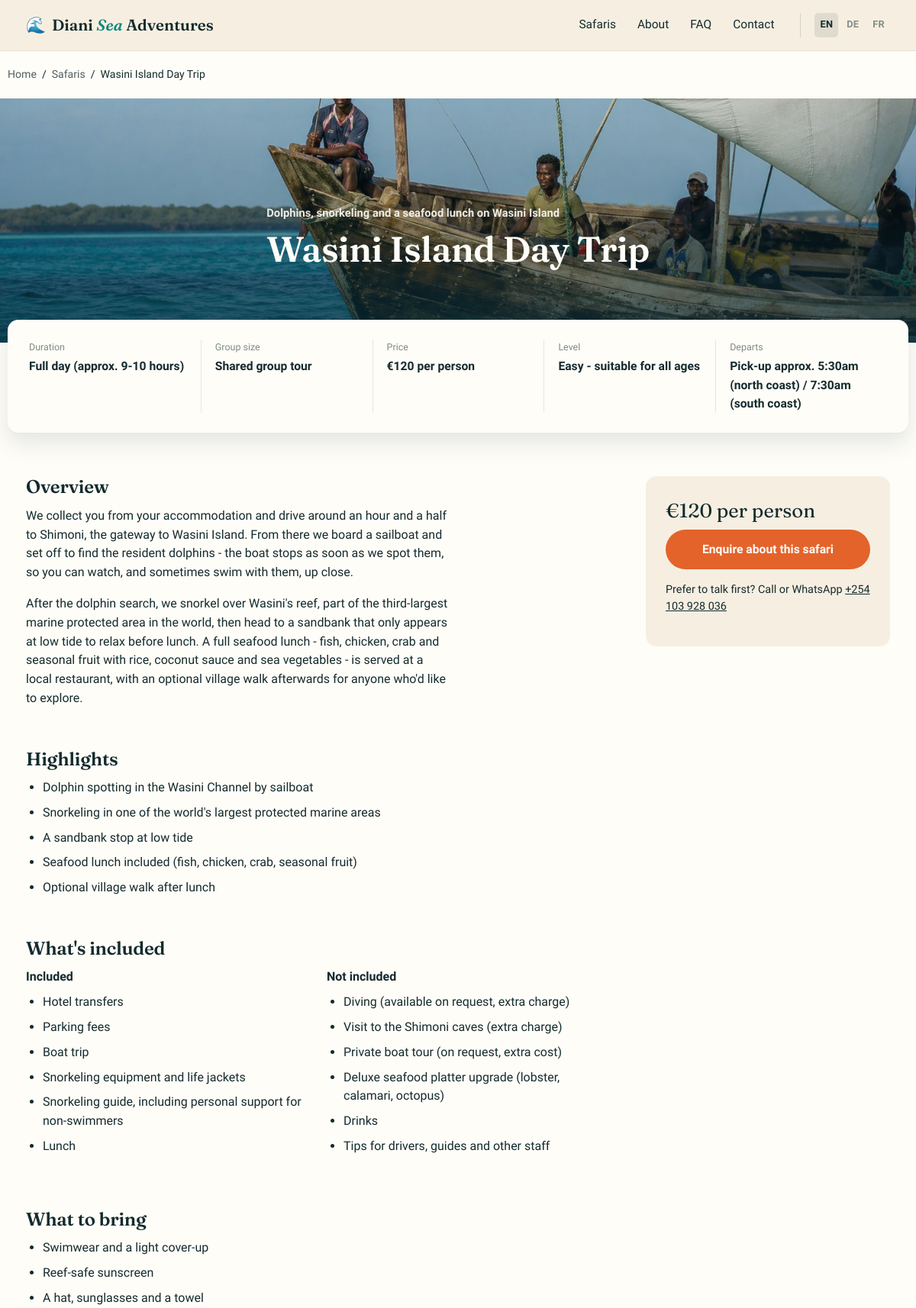
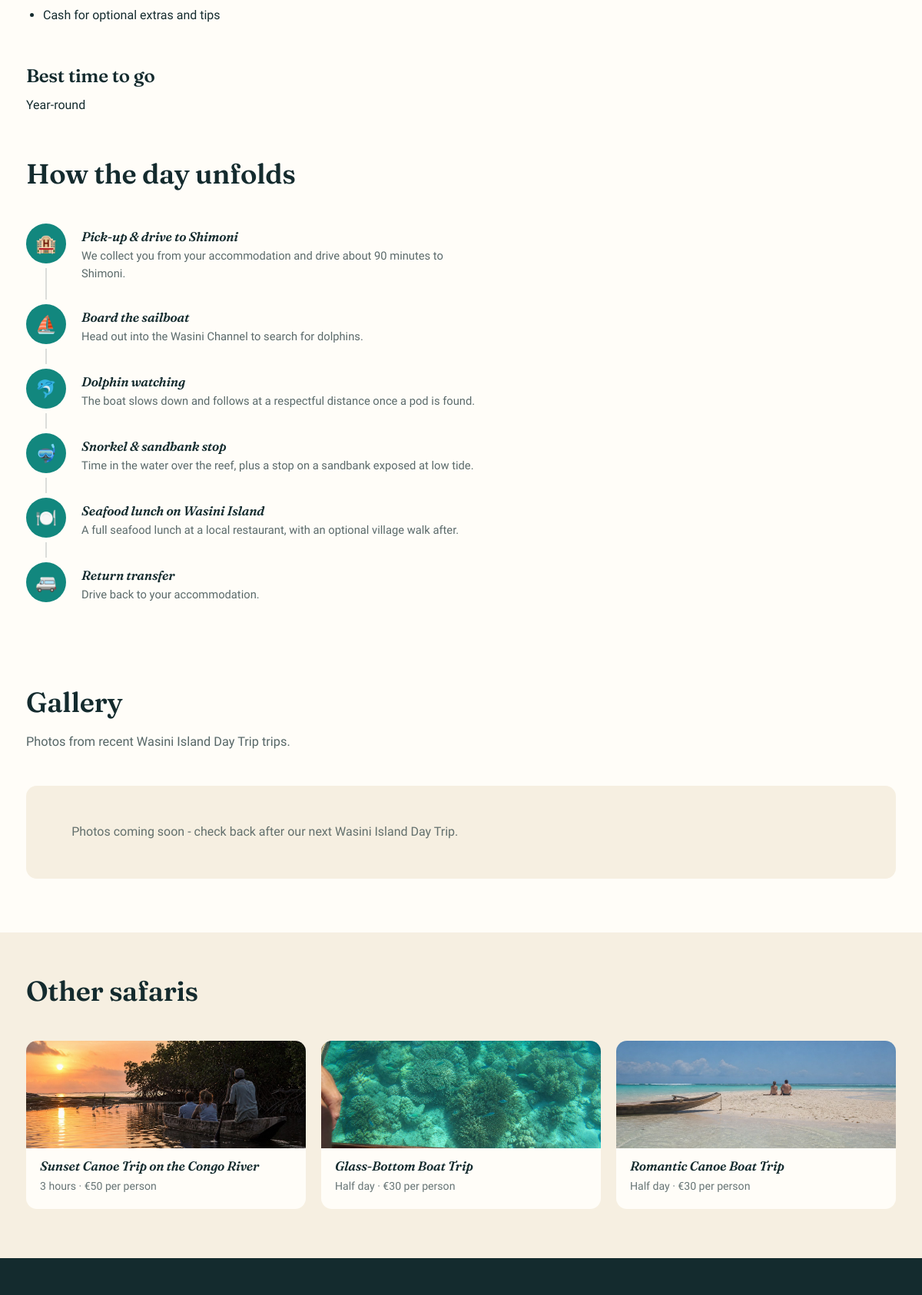
The page /safari/wasini-island-safari (upper part) on the database its author committed (2 pictures, top to bottom).
### tables this page shows
CREATE TABLE safaris (
    id INTEGER PRIMARY KEY AUTOINCREMENT,
    slug TEXT UNIQUE NOT NULL,
    accent TEXT DEFAULT 'lagoon',
    emoji TEXT DEFAULT '',
    name TEXT NOT NULL,
    tagline TEXT DEFAULT '{}',
    teaser TEXT DEFAULT '{}',
    duration TEXT DEFAULT '{}',
    group_size TEXT DEFAULT '{}',
    price TEXT DEFAULT '{}',
    difficulty TEXT DEFAULT '{}',
    departs TEXT DEFAULT '{}',
    best_time TEXT DEFAULT '{}',
    overview TEXT DEFAULT '{}',
    highlights TEXT DEFAULT '{}',
    included TEXT DEFAULT '{}',
    excluded TEXT DEFAULT '{}',
    bring TEXT DEFAULT '{}',
    itinerary TEXT DEFAULT '{}',
    display_order INTEGER DEFAULT 0
);

### app.py (the view)
@app.route("/safari/<slug>")
def safari_detail(slug):
    locale = g.locale
    safari = db.get_safari_by_slug(slug, locale)
    if safari is None:
        abort(404)
    safari["cover_url"] = safari_cover_url(safari["slug"])
    others = db.get_other_safaris(slug, locale, limit=3)
    for o in others:
        o["cover_url"] = safari_cover_url(o["slug"])
    return render_template(
        "safari_detail.html", safari=safari, gallery=safari["images"], others=others
    )

### app.py (called while the page is built)
def get_locale():
    query_lang = request.args.get("lang")
    if query_lang in SUPPORTED_LOCALES:
        session["locale"] = query_lang
        return query_lang
    if session.get("locale") in SUPPORTED_LOCALES:
        return session["locale"]
    best = request.accept_languages.best_match(SUPPORTED_LOCALES)
    locale = best or DEFAULT_LOCALE
    session["locale"] = locale
    return locale

@app.before_request
def load_locale():
    g.locale = get_locale()

def safari_cover_url(slug):
    path = os.path.join(COVERS_DIR, f"{slug}.jpg")
    if os.path.exists(path):
        return url_for("static", filename=f"covers/{slug}.jpg")
    return None

def localized_contact_info(locale):
    info = dict(CONTACT_INFO)
    info["hours"] = [
        (resolve_locale(h["day"], locale), h["time"]) for h in CONTACT_INFO["hours"]
    ]
    return info

def build_switch_urls():
    urls = {}
    for code in SUPPORTED_LOCALES:
        args = request.args.to_dict(flat=True)
        args["lang"] = code
        urls[code] = request.path + "?" + urlencode(args)
    return urls

@app.context_processor
def inject_globals():
    is_admin_area = request.path.startswith("/admin")
    locale = DEFAULT_LOCALE if is_admin_area else g.locale
    safaris = db.get_all_safaris(locale)
    for s in safaris:
        s["cover_url"] = safari_cover_url(s["slug"])
    return {
        "safaris": safaris,
        "contact": localized_contact_info(locale),
        "current_year": datetime.now().year,
        "tr": lambda key, **kw: translate(key, locale, **kw),
        "locale": locale,
        "SUPPORTED_LOCALES": SUPPORTED_LOCALES,
        "LOCALE_NAMES": LOCALE_NAMES,
        "switch_urls": build_switch_urls(),
    }

### db.py (called while the page is built)
def get_db():
    if "db" not in g:
        g.db = sqlite3.connect(current_app.config["DATABASE_PATH"])
        g.db.row_factory = sqlite3.Row
        g.db.execute("PRAGMA foreign_keys = ON")
    return g.db

def _safari_row_to_dict(row, locale=DEFAULT_LOCALE):
    d = dict(row)
    for field in ALL_TRANSLATABLE_FIELDS:
        raw = json.loads(d[field]) if d[field] else {}
        default = [] if field in TRANSLATABLE_LIST_FIELDS else ""
        d[field] = resolve_locale(raw, locale) if raw else default
    d["images"] = get_gallery_images(d["id"])
    return d

def get_all_safaris(locale=DEFAULT_LOCALE):
    rows = get_db().execute(
        "SELECT * FROM safaris ORDER BY display_order"
    ).fetchall()
    return [_safari_row_to_dict(r, locale) for r in rows]

### templates/safari_detail.html (shortened to what this page needs)
{% extends "base.html" %}
{% block content %}
<div class="accent-{{ safari.accent }}">
  <div class="container breadcrumb">
    <a href="{{ url_for('index') }}">{{ tr('detail_breadcrumb_home') }}</a> &nbsp;/&nbsp;
    <a href="{{ url_for('index') }}#safaris">{{ tr('detail_breadcrumb_safaris') }}</a> &nbsp;/&nbsp;
    {{ safari.name }}
  </div>
  <section class="detail-hero {{ 'has-cover' if safari.cover_url else 'no-cover' }}">
    {% if safari.cover_url %}
      <div class="detail-hero-cover">
        <img src="{{ safari.cover_url }}" alt="{{ safari.name }}">
      </div>
    {% endif %}
    <div class="container detail-hero-copy">
      <p class="tag">{{ safari.tagline }}</p>
      <h1>{{ safari.name }}</h1>
    </div>
  </section>
  <div class="facts-strip">
    <div class="container">
      <div class="facts-grid">
        <div class="fact">
          <div class="fact-label">{{ tr('detail_fact_duration') }}</div>
          <div class="fact-value">{{ safari.duration }}</div>
        </div>
        <div class="fact">
          <div class="fact-label">{{ tr('detail_fact_group_size') }}</div>
          <div class="fact-value">{{ safari.group_size }}</div>
        </div>
        <div class="fact">
          <div class="fact-label">{{ tr('detail_fact_price') }}</div>
          <div class="fact-value">{{ safari.price }}</div>
        </div>
        <div class="fact">
          <div class="fact-label">{{ tr('detail_fact_level') }}</div>
          <div class="fact-value">{{ safari.difficulty }}</div>
        </div>
        <div class="fact">
          <div class="fact-label">{{ tr('detail_fact_departs') }}</div>
          <div class="fact-value">{{ safari.departs }}</div>
        </div>
      </div>
    </div>
  </div>
</div>
<div class="container">
  <div class="detail-layout">
    <div class="detail-main">
      <h2>{{ tr('detail_overview_heading') }}</h2>
      {% for para in safari.overview %}
        <p>{{ para }}</p>
      {% endfor %}
      <h2>{{ tr('detail_highlights_heading') }}</h2>
      <ul>
        {% for h in safari.highlights %}<li>{{ h }}</li>{% endfor %}
      </ul>
      <h2>{{ tr('detail_included_heading') }}</h2>
      <div class="two-col-list">
        <div>
          <p style="font-weight:600; margin-bottom:8px;">{{ tr('detail_included_label') }}</p>
          <ul>{% for i in safari.included %}<li>{{ i }}</li>{% endfor %}</ul>
        </div>
        <div>
          <p style="font-weight:600; margin-bottom:8px;">{{ tr('detail_excluded_label') }}</p>
          <ul>{% for e in safari.excluded %}<li>{{ e }}</li>{% endfor %}</ul>
        </div>
      </div>
      <h2>{{ tr('detail_bring_heading') }}</h2>
      <ul>
        {% for b in safari.bring %}<li>{{ b }}</li>{% endfor %}
      </ul>
      <h2>{{ tr('detail_best_time_heading') }}</h2>
      <p>{{ safari.best_time }}</p>
    </div>
    <aside class="booking-panel">
      <div class="price">{{ safari.price }}</div>
      <a href="{{ url_for('contact', safari=safari.slug) }}" class="btn btn-coral btn-block">{{ tr('detail_enquire_button') }}</a>
      <p class="contact-line">{{ tr('detail_call_whatsapp') }} <a href="tel:{{ contact.phone }}">{{ contact.phone }}</a></p>
    </aside>
  </div>
</div>
{% if safari.itinerary %}
<section class="itinerary-section accent-{{ safari.accent }}">
  <div class="container">
    <div class="section-heading">
      <h2>{{ tr('detail_itinerary_heading') }}</h2>
    </div>
    <ol class="itinerary-timeline">
      {% for stop in safari.itinerary %}
        <li class="itinerary-stop">
          <div class="itinerary-marker">
            <span class="itinerary-icon" aria-hidden="true">{{ stop.icon }}</span>
            {% if not loop.last %}<span class="itinerary-line"></span>{% endif %}
          </div>
          <div class="itinerary-content">
            <h4>{{ stop.title }}</h4>
            {% if stop.description %}<p>{{ stop.description }}</p>{% endif %}
          </div>
        </li>
      {% endfor %}
    </ol>
  </div>
</section>
{% endif %}
<section class="gallery-section">
  <div class="container">
    <div class="section-heading">
      <h2>{{ tr('detail_gallery_heading') }}</h2>
      <p>{{ tr('detail_gallery_caption', name=safari.name) }}</p>
    </div>
    {% if gallery %}
      <div class="gallery-grid">
        {% for img in gallery %}
          <a href="{{ url_for('static', filename='uploads/' ~ safari.slug ~ '/' ~ img.filename) }}" target="_blank" rel="noopener">
            <img src="{{ url_for('static', filename='uploads/' ~ safari.slug ~ '/' ~ img.filename) }}" alt="Photo from a {{ safari.name }}" loading="lazy">
          </a>
        {% endfor %}
      </div>
    {% else %}
      <div class="gallery-empty">
        <p style="margin:0;">{{ tr('detail_gallery_empty', name=safari.name) }}</p>
      </div>
    {% endif %}
  </div>
</section>
{% if others %}
<section class="related-band">
  <div class="container">
    <div class="section-heading">
      <h2>{{ tr('detail_related_heading') }}</h2>
    </div>
    <div class="related-grid">
      {% for o in others %}
        <a href="{{ url_for('safari_detail', slug=o.slug) }}" class="related-card {{ '' if o.cover_url else 'no-cover' }}">
          {% if o.cover_url %}
            <img class="related-cover" src="{{ o.cover_url }}" alt="">
          {% else %}
            <span class="related-cover-emoji" aria-hidden="true">{{ o.emoji }}</span>
          {% endif %}
          <h4>{{ o.name }}</h4>
          <p>{{ o.duration }} &middot; {{ o.price }}</p>
        </a>
      {% endfor %}
    </div>
  </div>
</section>
{% endif %}
{% endblock %}

### rows shown on the page
safaris: name "Wasini Island Day Trip", tagline "Dolphins, snorkeling and a seafood lunch on Wasini Island", duration "Full day (approx. 9-10 hours)", group_size "Shared group tour", price "€120 per person", difficulty "Easy - suitable for all ages", departs "Pick-up approx. 5:30am (north coast) / 7:30am (south coast)", best_time "Year-round", name "Photos from recent Wasini Island Day Trip trips.", name "Photos coming soon - check back after our next Wasini Island Day Trip."
safaris: shows a picture, name "Sunset Canoe Trip on the Congo River", duration "3 hours", price "€50 per person"
safaris: shows a picture, name "Glass-Bottom Boat Trip", duration "Half day", price "€30 per person"
safaris: shows a picture, name "Romantic Canoe Boat Trip", duration "Half day", price "€30 per person"

### other values the page prints
{{ tr('nav_safaris') }} "Safaris"
{{ tr('nav_about') }} "About"
{{ tr('nav_faq') }} "FAQ"
{{ tr('nav_contact') }} "Contact"
{{ code|upper }} "EN" "DE" "FR"
{{ tr('detail_breadcrumb_home') }} "Home"
{{ tr('detail_breadcrumb_safaris') }} "Safaris"
{{ tr('detail_fact_duration') }} "Duration"
{{ tr('detail_fact_group_size') }} "Group size"
{{ tr('detail_fact_price') }} "Price"
{{ tr('detail_fact_level') }} "Level"
{{ tr('detail_fact_departs') }} "Departs"
{{ tr('detail_overview_heading') }} "Overview"
{{ tr('detail_highlights_heading') }} "Highlights"
{{ h }} "Dolphin spotting in the Wasini Channel by sailboat" "Snorkeling in one of the world's largest protected marine areas" "A sandbank stop at low tide" "Seafood lunch included (fish, chicken, crab, seasonal fruit)" "Optional village walk after lunch"
